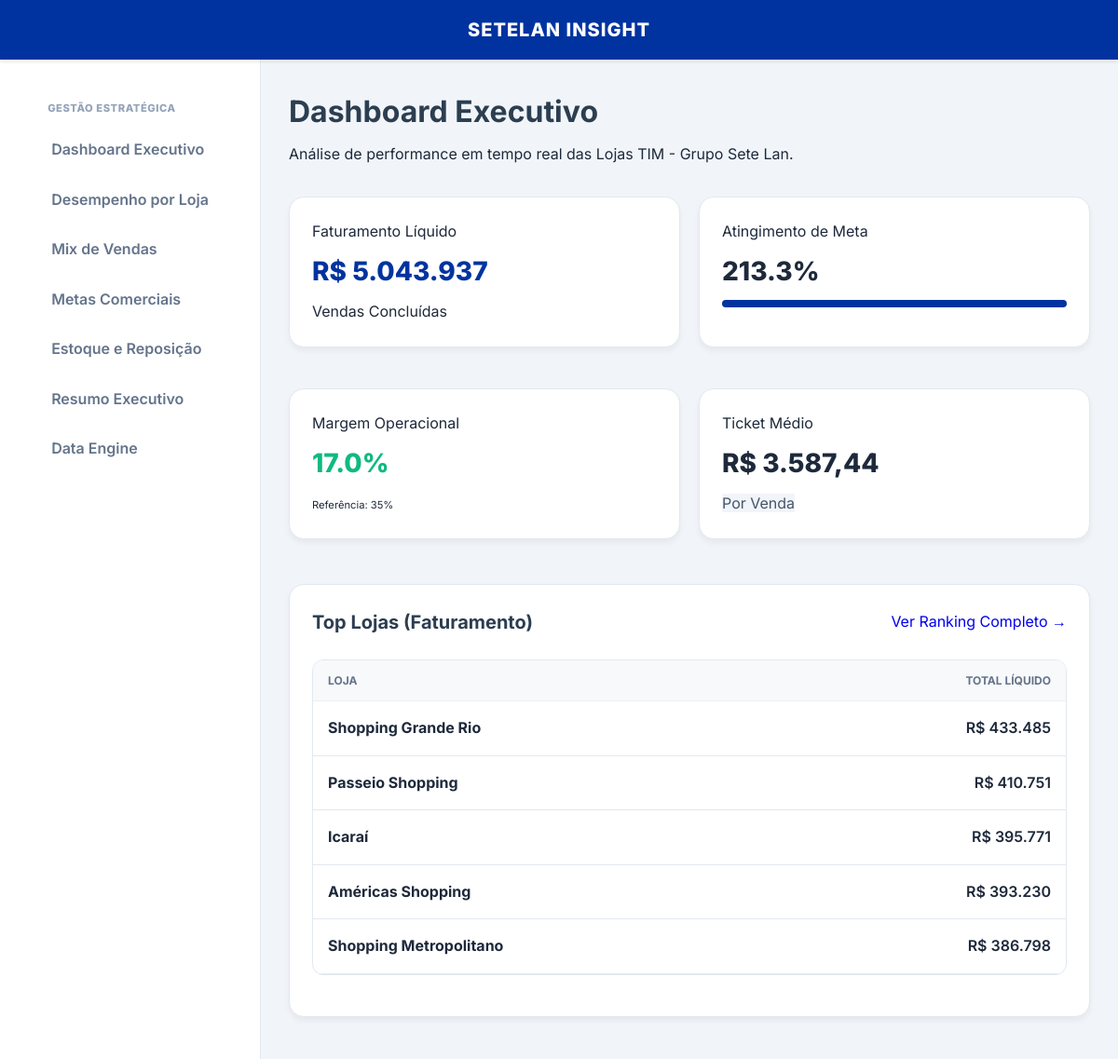
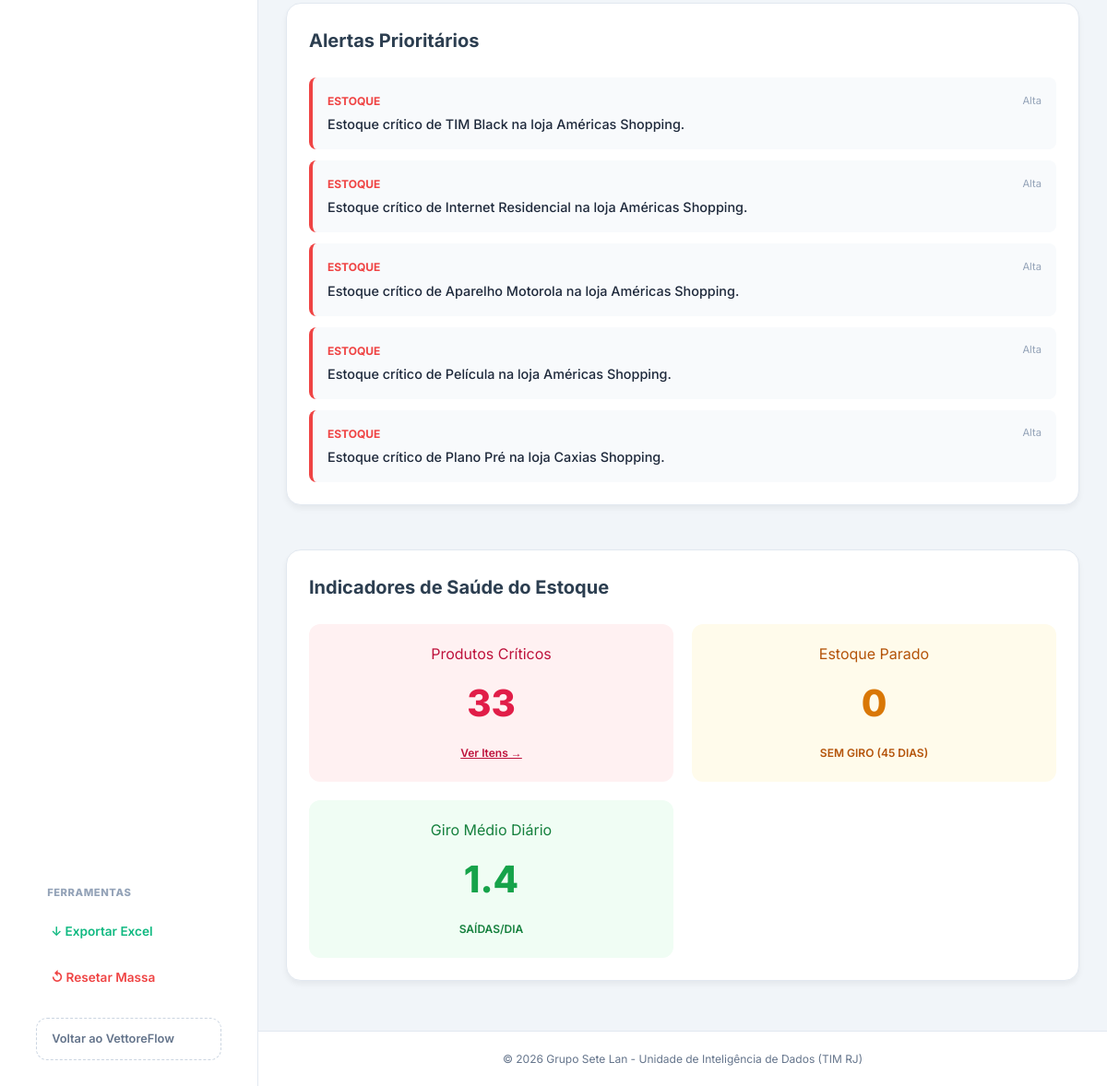
The page / on the database its author committed (2 pictures, top to bottom).
### app/models/setelan_models.py (models this page shows)
class Loja(db.Model):
    __tablename__ = 'setelan_lojas'
    id = db.Column(db.Integer, primary_key=True)
    nome_loja = db.Column(db.String(100), nullable=False)
    tipo_loja = db.Column(db.String(50)) # Shopping, Rua, Calçadão
    endereco = db.Column(db.String(255))
    bairro = db.Column(db.String(100))
    cidade = db.Column(db.String(100))
    uf = db.Column(db.String(2))
    cep = db.Column(db.String(10))
    regiao_operacional = db.Column(db.String(100))
    perfil_loja = db.Column(db.String(100))
    gerente_responsavel = db.Column(db.String(100))
    status_loja = db.Column(db.String(20), default='Ativa')
    meta_base_mensal = db.Column(db.Numeric(12, 2), default=0.0)
    vendas = db.relationship('Venda', backref='loja', cascade="all, delete-orphan", lazy=True)
    vendedores = db.relationship('Vendedor', backref='loja', cascade="all, delete-orphan", lazy=True)
    estoques = db.relationship('Estoque', backref='loja', cascade="all, delete-orphan", lazy=True)
    metas = db.relationship('Meta', backref='loja', cascade="all, delete-orphan", lazy=True)

class AlertaOperacional(db.Model):
    __tablename__ = 'setelan_alertas'
    id = db.Column(db.Integer, primary_key=True)
    data_alerta = db.Column(db.DateTime, default=datetime.utcnow)
    tipo_alerta = db.Column(db.String(50)) # Meta, Estoque, Vendas, Margem, Produto, Loja
    loja_id = db.Column(db.Integer, db.ForeignKey('setelan_lojas.id'))
    produto_id = db.Column(db.Integer, db.ForeignKey('setelan_produtos.id'))
    severidade = db.Column(db.String(20)) # Baixa, Média, Alta, Crítica
    descricao_alerta = db.Column(db.Text)
    acao_sugerida = db.Column(db.Text)
    status_alerta = db.Column(db.String(20), default='Aberto')

### app/setelan/routes.py (the view)
@setelan.route('/')
def index():
    if not Loja.query.first():
        return redirect(url_for('setelan.setup_data'))
    kpis = SetelanService.obter_kpis_globais()
    ranking = SetelanService.ranking_lojas()
    alertas = SetelanService.listar_alertas_prioritarios()
    return render_template('setelan/dashboard.html', kpis=kpis, ranking=ranking, alertas=alertas)

### app/services/setelan_service.py (called while the page is built)
    @staticmethod
    def ranking_lojas():
        results = db.session.query(
            Loja.nome_loja,
            func.sum(Venda.valor_liquido).label('total'),
            func.count(Venda.id).label('contagem')
        ).join(Venda).filter(Venda.status_venda == 'Concluída')\
        .group_by(Loja.nome_loja).order_by(desc('total')).all()
        return results

    @staticmethod
    def listar_alertas_prioritarios():
        if not AlertaOperacional.query.first():
            SetelanService.processar_regras_alerta()
        return AlertaOperacional.query.order_by(desc(AlertaOperacional.severidade)).limit(10).all()

### app/templates/setelan/dashboard.html
{% extends "setelan/base.html" %}
{% block content %}
    <div style="margin-bottom: 32px;">
        <h1 style="margin-bottom: 8px;">Dashboard Executivo</h1>
        <p class="subtitle" style="margin: 0;">Análise de performance em tempo real das Lojas TIM - Grupo Sete Lan.</p>
    </div>
    <div class="kpi-grid">
        <div class="card kpi-card">
            <span class="kpi-label">Faturamento Líquido</span>
            <p class="kpi-value" style="color: var(--tim-blue)">R$ {{ "{:,.0f}".format(kpis.faturamento).replace(',', '.') }}</p>
            <span class="badge badge-success">Vendas Concluídas</span>
        </div>
        <div class="card kpi-card">
            <span class="kpi-label">Atingimento de Meta</span>
            <p class="kpi-value">{{ "{:.1f}%".format(kpis.atingimento_meta) }}</p>
            <div style="width: 100%; background: #e2e8f0; height: 8px; border-radius: 4px; overflow: hidden;">
                <div style="width: {{ kpis.atingimento_meta if kpis.atingimento_meta <= 100 else 100 }}%; background: var(--tim-blue); height: 100%;"></div>
            </div>
        </div>
        <div class="card kpi-card">
            <span class="kpi-label">Margem Operacional</span>
            <p class="kpi-value success">{{ "{:.1f}%".format(kpis.margem_perc) }}</p>
            <span class="kpi-label" style="font-size: 0.7rem">Referência: 35%</span>
        </div>
        <div class="card kpi-card">
            <span class="kpi-label">Ticket Médio</span>
            <p class="kpi-value">R$ {{ "{:,.2f}".format(kpis.ticket_medio).replace(',', 'X').replace('.', ',').replace('X', '.') }}</p>
            <span class="badge" style="background: #f1f5f9; color: #475569;">Por Venda</span>
        </div>
    </div>
    <div class="charts-grid">
        <div class="card">
            <div style="display: flex; justify-content: space-between; align-items: center; margin-bottom: 24px;">
                <h3 style="margin: 0; font-size: 1.25rem;">Top Lojas (Faturamento)</h3>
                <a href="{{ url_for('setelan.desempenho_lojas') }}" class="badge badge-success" style="text-decoration: none;">Ver Ranking Completo &rarr;</a>
            </div>
            <div class="table-responsive">
                <table class="data-table">
                    <thead>
                        <tr>
                            <th>Loja</th>
                            <th style="text-align: right;">Total Líquido</th>
                        </tr>
                    </thead>
                    <tbody>
                        {% for nome, total, contagem in ranking[:5] %}
                        <tr>
                            <td><strong>{{ nome }}</strong></td>
                            <td style="text-align: right; font-weight: 600;">R$ {{ "{:,.0f}".format(total).replace(',', '.') }}</td>
                        </tr>
                        {% endfor %}
                    </tbody>
                </table>
            </div>
        </div>
        <div class="card">
            <h3 style="margin: 0 0 24px 0; font-size: 1.25rem;">Alertas Prioritários</h3>
            <div style="display: flex; flex-direction: column; gap: 12px;">
                {% for alerta in alertas %}
                <div style="padding: 16px; border-left: 4px solid {{ 'var(--danger)' if alerta.severidade == 'Alta' else 'var(--warning)' }}; background: #f8fafc; border-radius: 8px;">
                    <div style="display: flex; justify-content: space-between; align-items: center; margin-bottom: 4px;">
                        <strong style="font-size: 0.75rem; text-transform: uppercase; color: {{ 'var(--danger)' if alerta.severidade == 'Alta' else 'var(--warning)' }}">{{ alerta.tipo_alerta }}</strong>
                        <span style="font-size: 0.7rem; color: #94a3b8;">{{ alerta.severidade }}</span>
                    </div>
                    <p style="margin: 0; font-size: 0.9rem; color: var(--text-primary); font-weight: 500;">{{ alerta.descricao_alerta }}</p>
                </div>
                {% else %}
                <div style="text-align: center; padding: 40px; color: #94a3b8;">
                    <p>Nenhum alerta crítico identificado.</p>
                </div>
                {% endfor %}
            </div>
        </div>
    </div>
    <div class="card">
        <h3 style="margin-bottom: 24px; font-size: 1.25rem;">Indicadores de Saúde do Estoque</h3>
        <div class="kpi-grid" style="margin-bottom: 0;">
            <div style="padding: 20px; background: #fff1f2; border-radius: 12px; text-align: center;">
                <span class="kpi-label" style="color: #be123c;">Produtos Críticos</span>
                <p style="font-size: 2.5rem; font-weight: 800; color: #e11d48; margin: 8px 0;">{{ kpis.estoque_critico }}</p>
                <a href="{{ url_for('setelan.estoque_reposicao') }}" style="font-size: 0.75rem; color: #be123c; font-weight: 600;">Ver Itens &rarr;</a>
            </div>
            <div style="padding: 20px; background: #fffbeb; border-radius: 12px; text-align: center;">
                <span class="kpi-label" style="color: #b45309;">Estoque Parado</span>
                <p style="font-size: 2.5rem; font-weight: 800; color: #d97706; margin: 8px 0;">{{ kpis.estoque_parado }}</p>
                <span style="font-size: 0.75rem; color: #b45309; font-weight: 600;">SEM GIRO (45 DIAS)</span>
            </div>
            <div style="padding: 20px; background: #f0fdf4; border-radius: 12px; text-align: center;">
                <span class="kpi-label" style="color: #15803d;">Giro Médio Diário</span>
                <p style="font-size: 2.5rem; font-weight: 800; color: #16a34a; margin: 8px 0;">1.4</p>
                <span style="font-size: 0.75rem; color: #15803d; font-weight: 600;">SAÍDAS/DIA</span>
            </div>
        </div>
    </div>
{% endblock %}

### app/static/css/style.css (style rules this page uses)
:root { --primary: #2c3e50; --secondary: #34495e; --success: #27ae60; --warning: #f39c12; --danger: #e74c3c; --light: #ecf0f1; --dark: #2c3e50; --white: #ffffff; }
body { font-family: 'Segoe UI', Tahoma, Geneva, Verdana, sans-serif; line-height: 1.6; margin: 0; padding: 0; background-color: #f0f2f5; color: var(--dark); }
h1, h2, h3 { color: var(--primary); }
.card { background: var(--white); padding: 25px; border-radius: 12px; box-shadow: 0 4px 6px rgba(0,0,0,0.05); margin-bottom: 25px; }
.charts-grid { display: grid; grid-template-columns: repeat(auto-fit, minmax(300px, 1fr)); gap: 25px; }
.data-table { width: 100%; border-collapse: collapse; margin-top: 10px; }
.data-table th, .data-table td { text-align: left; padding: 12px 15px; border-bottom: 1px solid #eee; }
.data-table th { background-color: #f8f9fa; color: #7f8c8d; font-size: 0.85rem; text-transform: uppercase; }
.success { color: var(--success); }
.table-responsive { width: 100%; overflow-x: auto; max-height: 400px; overflow-y: auto; border: 1px solid #eee; border-radius: 8px; margin-bottom: 20px; }
.table-responsive .data-table { margin-top: 0; }
.table-responsive thead th { position: sticky; top: 0; z-index: 10; background-color: #f8f9fa; }

### app/static/css/setelan_style.css (style rules this page uses)
:root { --tim-blue: #0033a0; --tim-light: #007acc; --bg-gray: #f1f5f9; --border-color: #e2e8f0; --text-primary: #1e293b; --text-secondary: #64748b; --success: #10b981; --warning: #f59e0b; --danger: #ef4444; --sidebar-width: 280px; --header-height: 64px; }
* { margin: 0; padding: 0; box-sizing: border-box; }
body { background-color: var(--bg-gray); color: var(--text-primary); font-family: 'Inter', system-ui, sans-serif; height: 100vh; overflow: hidden; }
.kpi-grid { display: grid; grid-template-columns: repeat(auto-fit, minmax(280px, 1fr)); gap: 20px; margin-bottom: 24px; width: 100%; }
.charts-grid { display: grid; grid-template-columns: repeat(auto-fit, minmax(450px, 1fr)); gap: 24px; margin-bottom: 24px; width: 100%; }
.kpi-grid, .metrics-grid { display: grid; grid-template-columns: repeat(auto-fit, minmax(280px, 1fr)); gap: 20px; margin-bottom: 24px; width: 100%; }
.card { background: white; border-radius: 16px; border: 1px solid var(--border-color); padding: 24px; margin-bottom: 24px; }
.kpi-value { font-size: 1.75rem; font-weight: 800; margin: 8px 0; }
.table-responsive { width: 100%; overflow-x: auto; border: 1px solid var(--border-color); border-radius: 12px; }
.data-table { width: 100%; border-collapse: collapse; }
.data-table th { background: #f8fafc; padding: 12px 16px; text-align: left; font-size: 0.75rem; color: var(--text-secondary); text-transform: uppercase; }
.data-table td { padding: 16px; border-bottom: 1px solid var(--border-color); }

### rows shown on the page
Loja: nome_loja "Shopping Grande Rio", value "433.485"
Loja: nome_loja "Passeio Shopping", value "410.751"
Loja: nome_loja "Icaraí", value "395.771"
Loja: nome_loja "Américas Shopping", value "393.230"
Loja: nome_loja "Shopping Metropolitano", value "386.798"
AlertaOperacional: tipo_alerta "ESTOQUE", severidade "Alta", descricao_alerta "Estoque crítico de TIM Black na loja Américas Shopping."
AlertaOperacional: tipo_alerta "ESTOQUE", severidade "Alta", descricao_alerta "Estoque crítico de Internet Residencial na loja Américas Shopping."
AlertaOperacional: tipo_alerta "ESTOQUE", severidade "Alta", descricao_alerta "Estoque crítico de Aparelho Motorola na loja Américas Shopping."
AlertaOperacional: tipo_alerta "ESTOQUE", severidade "Alta", descricao_alerta "Estoque crítico de Película na loja Américas Shopping."
AlertaOperacional: tipo_alerta "ESTOQUE", severidade "Alta", descricao_alerta "Estoque crítico de Plano Pré na loja Caxias Shopping."

### other values the page prints
{{ "{:,.0f}".format(kpis.faturamento).replace(',', '.') }} "5.043.937"
{{ "{:.1f}%".format(kpis.atingimento_meta) }} "213.3%"
{{ "{:.1f}%".format(kpis.margem_perc) }} "17.0%"
{{ kpis.estoque_critico }} "33"
{{ kpis.estoque_parado }} "0"
